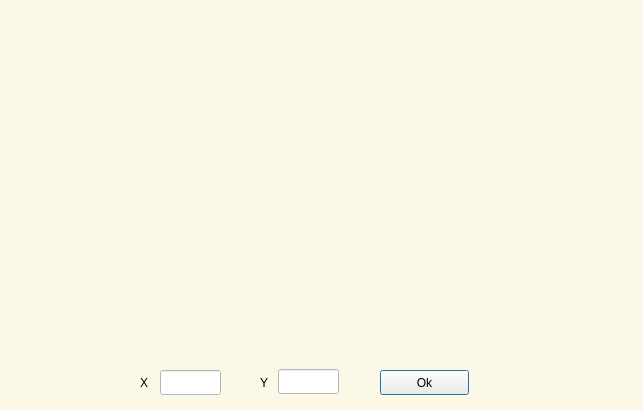
<?xml version="1.0" encoding="UTF-8"?>
<ui version="4.0">
 <class>Graph</class>
 <widget class="QDialog" name="Graph">
  <property name="geometry">
   <rect>
    <x>0</x>
    <y>0</y>
    <width>643</width>
    <height>410</height>
   </rect>
  </property>
  <property name="windowTitle">
   <string>Dialog</string>
  </property>
  <property name="styleSheet">
   <string notr="true">background-color: rgb(252, 248, 232);</string>
  </property>
  <widget class="QCustomPlot" name="widget" native="true">
   <property name="geometry">
    <rect>
     <x>19</x>
     <y>19</y>
     <width>601</width>
     <height>341</height>
    </rect>
   </property>
  </widget>
  <widget class="QLabel" name="label">
   <property name="geometry">
    <rect>
     <x>140</x>
     <y>372</y>
     <width>16</width>
     <height>21</height>
    </rect>
   </property>
   <property name="text">
    <string>X</string>
   </property>
  </widget>
  <widget class="QLabel" name="label_2">
   <property name="geometry">
    <rect>
     <x>260</x>
     <y>372</y>
     <width>16</width>
     <height>21</height>
    </rect>
   </property>
   <property name="text">
    <string>Y</string>
   </property>
  </widget>
  <widget class="QLineEdit" name="line_x">
   <property name="geometry">
    <rect>
     <x>160</x>
     <y>370</y>
     <width>61</width>
     <height>25</height>
    </rect>
   </property>
   <property name="styleSheet">
    <string notr="true">background-color: white;
</string>
   </property>
  </widget>
  <widget class="QLineEdit" name="line_y">
   <property name="geometry">
    <rect>
     <x>278</x>
     <y>369</y>
     <width>61</width>
     <height>25</height>
    </rect>
   </property>
   <property name="styleSheet">
    <string notr="true">background-color: white;
</string>
   </property>
  </widget>
  <widget class="QPushButton" name="pushButton">
   <property name="geometry">
    <rect>
     <x>380</x>
     <y>370</y>
     <width>89</width>
     <height>25</height>
    </rect>
   </property>
   <property name="text">
    <string>Ok</string>
   </property>
  </widget>
 </widget>
 <customwidgets>
  <customwidget>
   <class>QCustomPlot</class>
   <extends>QWidget</extends>
   <header>qcustomplot.h</header>
   <container>1</container>
  </customwidget>
 </customwidgets>
 <resources/>
 <connections/>
</ui>
